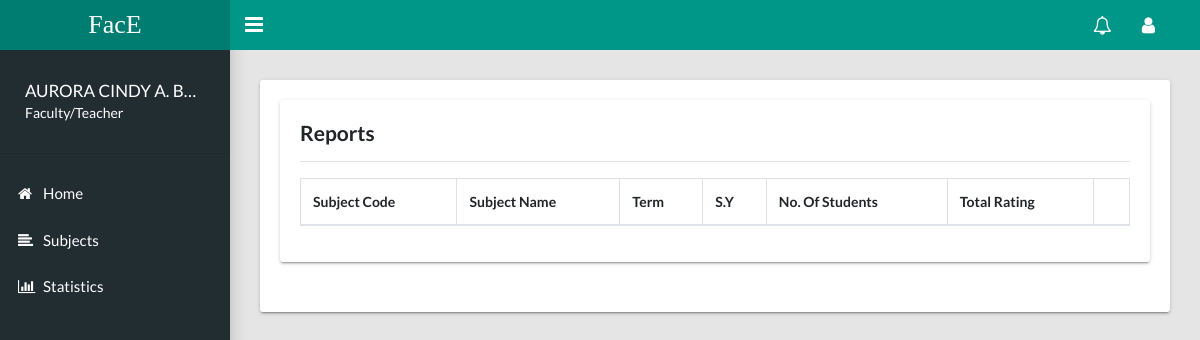
Screenshot of /admin/faculties/index.php (signed in) with the database file from the repository.
### tables this page shows
CREATE TABLE `faculty` (
  `Faculty_ID` bigint(15) NOT NULL,
  `Faculty_Lastname` varchar(50) NOT NULL,
  `Faculty_Firstname` varchar(50) NOT NULL,
  `Faculty_Middlename` varchar(50) NOT NULL,
  `Position` varchar(50) NOT NULL,
  `Status` varchar(50) NOT NULL,
  `Password` text NOT NULL
);

### admin/include/sidebar-faculty.php (the view, shortened to what this page needs)
<?php
$sql = "SELECT Faculty_Firstname, Faculty_Lastname, Faculty_Middlename FROM  faculty
WHERE Faculty_ID = '".$_SESSION['Faculty_ID']."' ";
$result =  $conn -> query($sql);
$row = $result -> fetch_object();
?>
<aside class="app-sidebar">
    <div class="app-sidebar__user">
        <div class="container" style="text-align: auto">
            <p class="app-sidebar__user-name"><?php echo $row -> Faculty_Firstname.' '. $row -> Faculty_Middlename .' '.$row-> Faculty_Lastname ?></p>
            <p class="app-sidebar__user-designation">Faculty/Teacher</p>
        </div>
    </div>
    <hr>
    <ul class="app-menu">
        <li>
            <a class="app-menu__item " href="../faculties/index.php">
                <i class="app-menu__icon fa fa-home"></i>
                <span class="app-menu__label">Home</span>
            </a>
        </li>
        <li>
            <a class="app-menu__item " href="../faculties/subject.php">
                <i class="app-menu__icon fa fa-align-left "></i>
                <span class="app-menu__label">Subjects</span>
            </a>
        </li>
         <li>
            <a class="app-menu__item " href="../faculties/graph.php">
                <i class="app-menu__icon fa fa-bar-chart "></i>
                <span class="app-menu__label">Statistics</span>
            </a>
        </li>
    </ul>
</aside>

### rows the page displays
faculty: Faculty_Firstname "AURORA CINDY", Faculty_Middlename "A.", Faculty_Lastname "B…"
